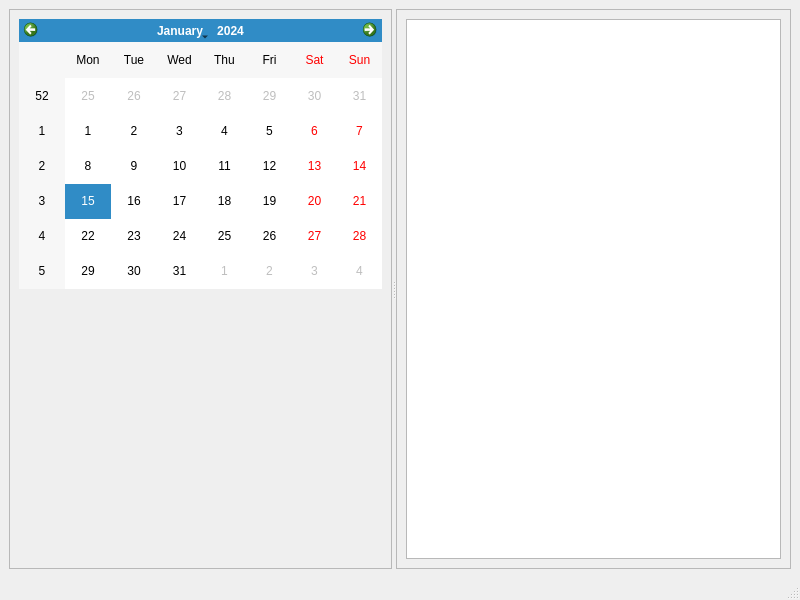
<?xml version="1.0" encoding="UTF-8"?>
<ui version="4.0">
 <class>MainWindow</class>
 <widget class="QMainWindow" name="MainWindow">
  <property name="geometry">
   <rect>
    <x>0</x>
    <y>0</y>
    <width>800</width>
    <height>600</height>
   </rect>
  </property>
  <property name="windowTitle">
   <string>MainWindow</string>
  </property>
  <widget class="QWidget" name="centralwidget">
   <layout class="QVBoxLayout" name="verticalLayout_3">
    <item>
     <widget class="QSplitter" name="splitter">
      <property name="orientation">
       <enum>Qt::Horizontal</enum>
      </property>
      <widget class="QFrame" name="frame">
       <property name="frameShape">
        <enum>QFrame::StyledPanel</enum>
       </property>
       <property name="frameShadow">
        <enum>QFrame::Raised</enum>
       </property>
       <layout class="QVBoxLayout" name="verticalLayout">
        <item>
         <widget class="QCalendarWidget" name="calendarWidget"/>
        </item>
        <item>
         <spacer name="verticalSpacer">
          <property name="orientation">
           <enum>Qt::Vertical</enum>
          </property>
          <property name="sizeHint" stdset="0">
           <size>
            <width>20</width>
            <height>40</height>
           </size>
          </property>
         </spacer>
        </item>
       </layout>
      </widget>
      <widget class="QFrame" name="frame_2">
       <property name="frameShape">
        <enum>QFrame::StyledPanel</enum>
       </property>
       <property name="frameShadow">
        <enum>QFrame::Raised</enum>
       </property>
       <layout class="QVBoxLayout" name="verticalLayout_2">
        <item>
         <widget class="QTableView" name="tableView"/>
        </item>
       </layout>
      </widget>
     </widget>
    </item>
   </layout>
  </widget>
  <widget class="QMenuBar" name="menubar">
   <property name="geometry">
    <rect>
     <x>0</x>
     <y>0</y>
     <width>800</width>
     <height>20</height>
    </rect>
   </property>
  </widget>
  <widget class="QStatusBar" name="statusbar"/>
 </widget>
 <resources/>
 <connections/>
</ui>
